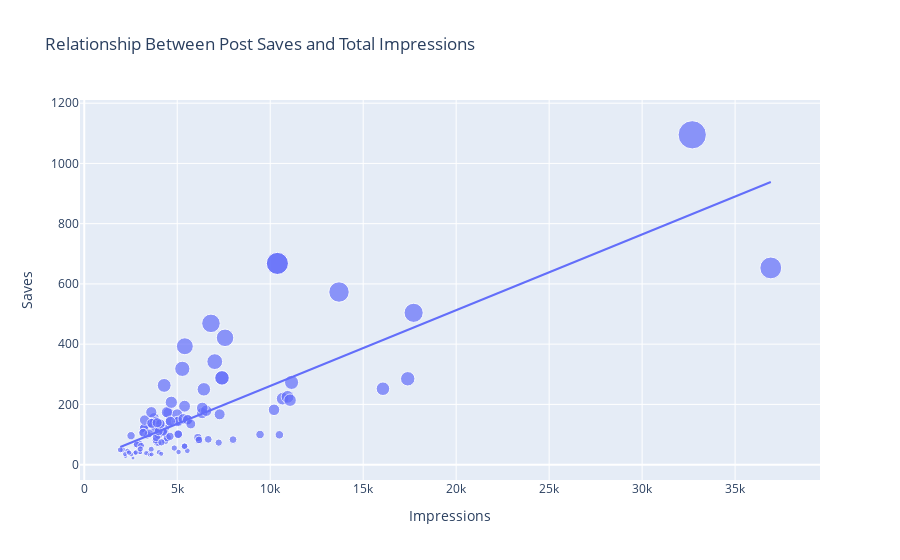

Notebook code cell kept with this figure:
### Markdown cell above
**Look at the relationship between the number of saves and the number of impressions**

### Code cell
figure = px.scatter(data_frame = data, x="Impressions",
                    y="Saves", size="Saves", trendline="ols", 
                    title = "Relationship Between Post Saves and Total Impressions")
figure.show()
